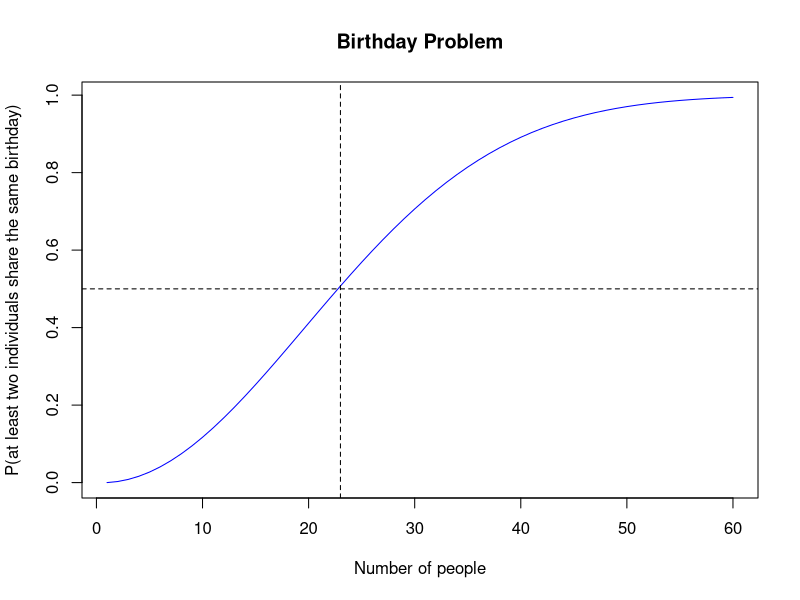

Generate this figure with R:
# =================================
# Creation of the probability table
# =================================

m <- seq(1, 60, 1)
p <- function(m){
  c(M = m,
    p = 1 - prod((365:(365 - m + 1)/365)))
}
prob_table <- t(sapply(m, p))

# Find the minimum number of people for probability > 0.5
min_people <- prob_table[prob_table[, "p"] > 0.5, "M"][1]
cat("Minimum number of people for P > 0.5:", min_people, "\n")

# =================================
# Plotting the probability curve
# ==============================

# This section generates a plot for the Birthday Problem.
# It displays the probability of at least two individuals sharing 
# the same birthday as a function of the number of people.
#
# Parameters:
# - number_of_individuals: A sequence from 1 to 60.
# - probability: Computed probabilities for each number of individuals.
#
# The plot includes reference lines at P = 0.5 and the critical 
# number of people where the probability exceeds 50%.

number_of_individuals <- 1:60
probability <- numeric(60)
for (i in m) {
  probability[i] = 1 - prod((365:(365 - i + 1))/365)
}

plot(number_of_individuals, probability, 
     type = "l", col = "blue", pch = 1, main = "Birthday Problem",
     ylab = "P(at least two individuals share the same birthday)",
     xlab = "Number of people")
abline(h = 0.5, lty = 2, col = "black")
abline(v = min_people, lty = 2, col = "black")